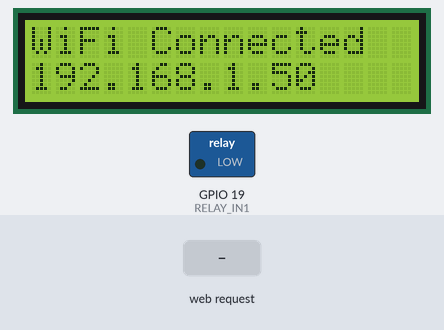
Simulated run of this sketch. Board: ESP32. On the bench: 16×2 character LCD, switched loads named in the sketch (green lamp = pin HIGH). Inputs (shaded band) come from the test bench. WiFi joins after 1.5 s; servers stay silent unless stated; what the sketch prints to the serial monitor is not drawn.

Above: at 1.8 s.
At 3.7 s:
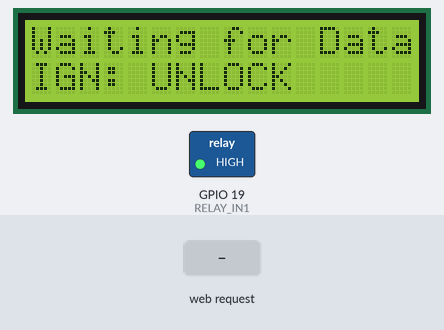
3.8 s: HTTP request GET /alcohol received
At 4.4 s:
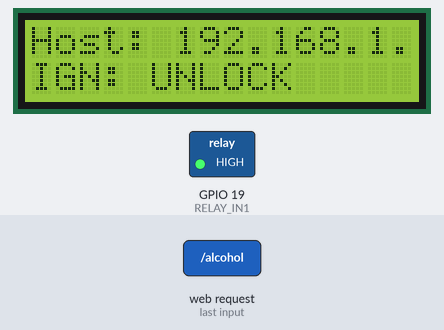
5.3 s: HTTP request GET /helmet_worn received
6.8 s: HTTP request GET /accident received
Timing chart, 0 to 9.8 s (numbered marks = the images above; inputs shaded):
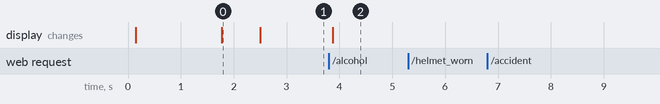

The sketch:

bike_local.ino
```cpp
/* ESP32 Bike Module — TCP Server + I2C LCD + Relay-controlled motor (ON/OFF)
   - Listens on port 4210 for helmet TCP client (helmet-module)
   - I2C SDA = GPIO21, SCL = GPIO22
   - Relay IN1 = GPIO19
*/

#include <WiFi.h>
#include <Wire.h>
#include <LiquidCrystal_I2C.h>
#include <ArduinoJson.h>
#include <ESPmDNS.h>

// ---------- LCD ----------
#ifndef LCD_I2C_ADDR
#define LCD_I2C_ADDR 0x27
#endif
#define LCD_COLS 16
#define LCD_ROWS 2
LiquidCrystal_I2C lcd(LCD_I2C_ADDR, LCD_COLS, LCD_ROWS);

// ---------- WiFi ----------
const char* ssid = "wifi-name";
const char* password = "wifi-password";

// ---------- TCP Server ----------
WiFiServer server(4210);
WiFiClient clientPeer;
unsigned long lastClientActivity = 0;
const unsigned long CLIENT_TIMEOUT = 15000; // 15s idle timeout

// ---------- state ----------
String displayLine1 = "";
String displayLine2 = "";
bool ignitionLocked = false; // current ignition state on bike
String lastStatusJson = "";

// ---------- I2C pins ----------
const int I2C_SDA_PIN = 21;
const int I2C_SCL_PIN = 22;

// ---------- Relay (module) ----------
const int RELAY_IN1 = 19;     // changed from 25 to 19
const bool RELAY_ACTIVE_LOW = true; // true for most modules (LOW energizes relay)

// ---------- printing state tracking ----------
String lastPrintedIgnitionState = "";
String lastPrintedRelayState = "";
String lastPrintedStatusJson = "";
String lastEventMsg = "";

// helper to update LCD only when content changes
void updateLCDIfChanged(const String &line1, const String &line2) {
  if (line1 == displayLine1 && line2 == displayLine2) return;
  displayLine1 = line1;
  displayLine2 = line2;

  String l1 = line1;
  String l2 = line2;
  if (l1.length() > LCD_COLS) l1 = l1.substring(0, LCD_COLS);
  if (l2.length() > LCD_COLS) l2 = l2.substring(0, LCD_COLS);

  lcd.clear();
  lcd.setCursor(0,0);
  lcd.print(l1);
  lcd.setCursor(0,1);
  lcd.print(l2);
}

// helper: read relay pin and return "ON"/"OFF" based on RELAY_ACTIVE_LOW
String relayStateStr() {
  int pinVal = digitalRead(RELAY_IN1);
  bool motorOn = RELAY_ACTIVE_LOW ? (pinVal == LOW) : (pinVal == HIGH);
  return motorOn ? "ON" : "OFF";
}

// motor control via relay (ON/OFF)
void setMotor(bool on) {
  if (RELAY_ACTIVE_LOW) {
    digitalWrite(RELAY_IN1, on ? LOW : HIGH);
  } else {
    digitalWrite(RELAY_IN1, on ? HIGH : LOW);
  }
}

// summarize a status JSON-ish string into compact flags
String summarizeStatusJson(const String &json) {
  if (json.length() == 0) return "";
  String s = "";
  if (json.indexOf("alcohol") >= 0) {
    if (json.indexOf("\"alcohol\":1") >= 0 || json.indexOf("\"alcohol\": 1") >= 0) s += "ALC ";
  }
  if (json.indexOf("helmet_worn") >= 0) {
    if (json.indexOf("\"helmet_worn\":1") >= 0 || json.indexOf("\"helmet_worn\": 1") >= 0) s += "HLM ";
    else s += "HLM_OFF ";
  }
  if (json.indexOf("accident") >= 0) {
    if (json.indexOf("\"accident\":1") >= 0 || json.indexOf("\"accident\": 1") >= 0) s += "ACC ";
  }
  s.trim();
  return s;
}

// parse STATUS JSON and update ignition based ONLY on alcohol & helmet_worn
bool handleStatusJsonAndMaybeSetIgnition(const String &json) {
  if (json.length() == 0) return false;
  StaticJsonDocument<256> doc;
  DeserializationError err = deserializeJson(doc, json);
  if (err) {
    return false;
  }
  int alcohol = doc.containsKey("alcohol") ? doc["alcohol"].as<int>() : 0;
  int helmet_worn = doc.containsKey("helmet_worn") ? doc["helmet_worn"].as<int>() : 1; // default worn

  bool shouldLock = (alcohol == 1) || (helmet_worn == 0);
  if (shouldLock != ignitionLocked) {
    ignitionLocked = shouldLock;
    // apply motor state according to new ignitionLocked
    setMotor(!ignitionLocked);
    lastEventMsg = String("[IGNITION] updated from status JSON -> ") + (ignitionLocked ? "LOCK" : "UNLOCK");
    return true;
  }
  return false;
}

// centralized serial update printer — prints only when something relevant changed
void printStateIfChanged() {
  String curIgn = ignitionLocked ? "LOCK" : "UNLOCK";
  String curRelay = relayStateStr();
  String curStatus = lastStatusJson;

  bool changed = false;
  if (curIgn != lastPrintedIgnitionState) changed = true;
  if (curRelay != lastPrintedRelayState) changed = true;
  if (curStatus != lastPrintedStatusJson) changed = true;
  if (lastEventMsg.length() > 0) changed = true;

  if (!changed) return;

  if (lastEventMsg.length() > 0) {
    Serial.println(lastEventMsg);
  }

  if (curStatus.length()) {
    Serial.printf("[STATUS RX] %s\n", curStatus.c_str());
  }
  Serial.printf("[IGNITION STATE] %s\n", curIgn.c_str());
  Serial.printf("[RELAY HARDSTATE] %s (pin=%d)\n", curRelay.c_str(), digitalRead(RELAY_IN1));
  Serial.println("-------------");

  lastPrintedIgnitionState = curIgn;
  lastPrintedRelayState = curRelay;
  lastPrintedStatusJson = curStatus;
  lastEventMsg = "";
}

// process incoming line (single framed message) from helmet
void processIncomingLine(const String &line) {
  if (line.length() == 0) return;
  Serial.printf("[RX<-HELMET] %s\n", line.c_str());

  if (line.startsWith("STATUS:")) {
    String json = line.substring(7);
    lastStatusJson = json;
    bool ignChanged = handleStatusJsonAndMaybeSetIgnition(json);

    // Build AD|HND style flags and update LCD (same as before)
    StaticJsonDocument<128> d;
    DeserializationError derr = deserializeJson(d, json);
    int alc  = 0;
    int helm = 1;
    if (!derr) {
      alc  = d.containsKey("alcohol")     ? d["alcohol"].as<int>()     : 0;
      helm = d.containsKey("helmet_worn") ? d["helmet_worn"].as<int>() : 1;
    }
    String alcFlag  = (alc  == 1) ? "AD"  : "AND";
    String helmFlag = (helm == 1) ? "HD"  : "HND";
    String line1 = "STATUS: " + alcFlag + "|" + helmFlag;
    if (line1.length() > LCD_COLS) line1 = line1.substring(0, LCD_COLS);
    String ignLine = ignitionLocked ? "IGN: LOCKED" : "IGN: UNLOCK";
    updateLCDIfChanged(line1, ignLine);

    if (ignChanged && lastEventMsg.length() == 0) {
      // message already set in handleStatus...
    }
    printStateIfChanged();

  } else if (line.startsWith("CMD:")) {
    String cmd = line.substring(4);
    cmd.trim();
    if (cmd == "LOCK") {
      ignitionLocked = true;
      setMotor(false);
      lastEventMsg = "[IGNITION] Received LOCK -> motor OFF";
      // reply ack to helmet
      if (clientPeer && clientPeer.connected()) clientPeer.println("ACK:LOCK");
    } else if (cmd == "UNLOCK") {
      ignitionLocked = false;
      setMotor(true);
      lastEventMsg = "[IGNITION] Received UNLOCK -> motor ON";
      if (clientPeer && clientPeer.connected()) clientPeer.println("ACK:UNLOCK");
    }
    updateLCDIfChanged(displayLine1.length() ? displayLine1 : "Waiting...", ignitionLocked ? "IGN: LOCKED" : "IGN: UNLOCK");
    printStateIfChanged();

  } else if (line == "ACCIDENT") {
    // show accident prominently on LCD but do NOT change ignition/motor
    updateLCDIfChanged("! ACCIDENT DETECTED !", (ignitionLocked ? "IGN: LOCKED" : "IGN: UNLOCK"));
    lastEventMsg = "[ACCIDENT] displayed (from helmet)";
    printStateIfChanged();

  } else if (line == "HEARTBEAT") {
    // reply heartbeat ack
    if (clientPeer && clientPeer.connected()) clientPeer.println("HEARTBEAT_ACK");
  } else {
    // Other messages — display on LCD second line
    updateLCDIfChanged(line, (ignitionLocked ? "IGN: LOCKED" : "IGN: UNLOCK"));
    printStateIfChanged();
  }
}

// Accept new client or read incoming data from connected client
void handleTcpServer() {
  // Accept new client if none connected
  if (!clientPeer || !clientPeer.connected()) {
    WiFiClient newClient = server.available();
    if (newClient) {
      Serial.println("[TCP] New helmet connected");
      clientPeer = newClient;
      clientPeer.setNoDelay(true);
      lastClientActivity = millis();
    }
  } else {
    // Read available data
    while (clientPeer.available()) {
      String line = clientPeer.readStringUntil('\n');
      line.trim();
      if (line.length() == 0) continue;
      processIncomingLine(line);
      lastClientActivity = millis();
    }

    // Disconnect idle client
    if (millis() - lastClientActivity > CLIENT_TIMEOUT) {
      Serial.println("[TCP] Client idle - disconnecting");
      clientPeer.stop();
    }
    if (!clientPeer.connected()) clientPeer.stop();
  }
}

void setup() {
  Serial.begin(115200);
  delay(50);

  // I2C explicit pins
  Wire.begin(I2C_SDA_PIN, I2C_SCL_PIN);
  Wire.setClock(100000); // force 100 kHz I2C for stability

  // LCD init
  lcd.init();
  lcd.backlight();
  lcd.clear();
  lcd.setCursor(0,0);
  lcd.print("Booting...");
  lcd.setCursor(0,1);
  lcd.print("Connecting WiFi");

  // WiFi attempt (short blocking window)
  WiFi.begin(ssid, password);
  unsigned long start = millis();
  while (WiFi.status() != WL_CONNECTED && millis() - start < 8000) {
    delay(200);
    Serial.print(".");
  }

  lcd.clear();
  if (WiFi.status() == WL_CONNECTED) {
    Serial.println("\nWiFi connected");
    lcd.print("WiFi Connected");
    lcd.setCursor(0,1);
    lcd.print(WiFi.localIP().toString());
    delay(700);
  } else {
    Serial.println("\nWiFi not connected (will retry)");
    lcd.print("WiFi not ready");
    delay(600);
  }

  // start mDNS responder (bike-module.local)
  if (!MDNS.begin("bike-module")) {
    Serial.println("mDNS responder start failed (bike-module)");
  } else {
    Serial.println("mDNS: bike-module.local");
    MDNS.addService("helmettcp", "tcp", 4210);
  }

  // start TCP server
  server.begin();
  server.setNoDelay(true);
  Serial.println("[TCP] Server started on port 4210");

  // Relay pin setup
  pinMode(RELAY_IN1, OUTPUT);
  // ensure motor is OFF at boot
  if (RELAY_ACTIVE_LOW) digitalWrite(RELAY_IN1, HIGH);
  else digitalWrite(RELAY_IN1, LOW);

  // initial LCD
  lcd.clear();
  lcd.print("Waiting for Data");
  lcd.setCursor(0,1);
  lcd.print("IGN: UNLOCK");

  // print initial module state once
  lastStatusJson = "";
  lastEventMsg = "[INIT] Initial module state";
  printStateIfChanged();
}

void loop() {
  handleTcpServer();

  // keep loop responsive
  delay(10);
}
```

Measured:
- after the input at 3.8 s, the display: changes after 0.07 s (image 2)
- after the input at 5.3 s, every drawn part: stays the same
- after the input at 6.8 s, every drawn part: stays the same
- what the display in image 0 shows lasts 0.7 s, from 1.8 s to 2.5 s
